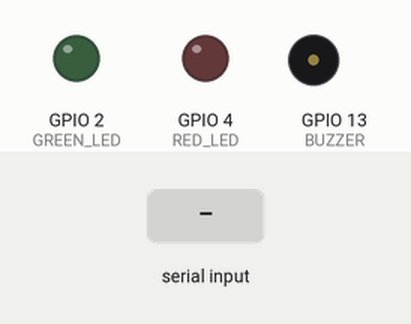
This sketch was run on a simulated ESP32. Parts: output pins drawn as LEDs (lit = HIGH), buzzer (waves = sounding, pin HIGH). Dashed ring = blinking. The inputs (shaded band) are chosen by the test bench. What the sketch prints to the serial monitor is not drawn.

Above: at 2.2 s.
2.3 s: "A" received over Serial
At 2.4 s:
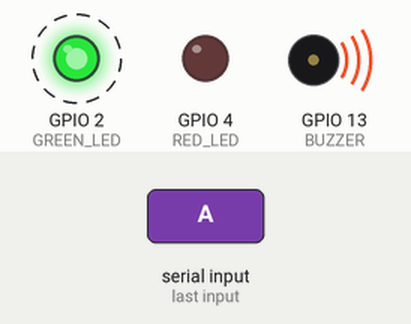
4.3 s: "U" received over Serial
At 4.8 s:
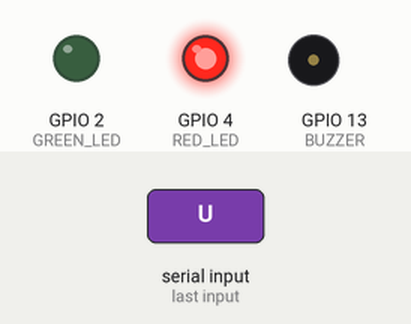
Timing chart, 0 to 7.3 s (numbered marks = the images above; inputs shaded):
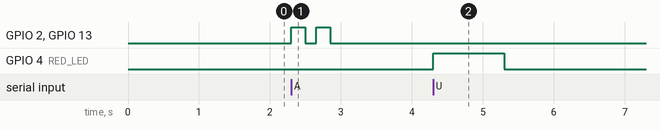

Measured:
- after the input at 2.3 s, GPIO 2 (GREEN_LED), GPIO 13 (BUZZER): alternates HIGH for 0.20 s and LOW for 0.15 s, 4 changes in all, then stays LOW, starting at once
- after the input at 4.3 s, GPIO 4 (RED_LED): LOW → HIGH at once, → LOW 1.0 s later

The sketch:

esp32_attendance.ino
```cpp
/*
 * Smart Attendance System - ESP32 Controller
 * FINAL VERSION - Buzzer only for attendance events
 *
 * Hardware Connections:
 * - Red LED: GPIO 4
 * - Green LED: GPIO 2
 * - Buzzer: GPIO 13
 *
 * Behavior:
 * G - New Attendance: Green 1 long blink + 1 long beep ✅
 * A - Already Marked: Green 2 quick blinks + 2 quick beeps ✅
 * U - Unrecognized:   Red 1 long blink (NO BUZZER) 🔇
 * E - Error:          Red 2 quick blinks (NO BUZZER) 🔇
 */

#define RED_LED 4
#define GREEN_LED 2
#define BUZZER 13

void setup() {
  Serial.begin(115200);

  pinMode(RED_LED, OUTPUT);
  pinMode(GREEN_LED, OUTPUT);
  pinMode(BUZZER, OUTPUT);

  // All OFF
  digitalWrite(RED_LED, LOW);
  digitalWrite(GREEN_LED, LOW);
  digitalWrite(BUZZER, LOW);

  delay(1000);

  Serial.println("READY");
}

void loop() {
  if (Serial.available() > 0) {
    char command = Serial.read();

    switch(command) {
      case 'G':
      case 'g':
        handleNewAttendance();
        break;

      case 'A':
      case 'a':
        handleAlreadyMarked();
        break;

      case 'U':
      case 'u':
        handleUnrecognized();
        break;

      case 'E':
      case 'e':
        handleError();
        break;
    }
  }
}

// G - New Attendance: GREEN 1 LONG BLINK + 1 LONG BEEP
void handleNewAttendance() {
  digitalWrite(GREEN_LED, HIGH);
  digitalWrite(BUZZER, HIGH);
  delay(1000);
  digitalWrite(GREEN_LED, LOW);
  digitalWrite(BUZZER, LOW);
}

// A - Already Marked: GREEN 2 QUICK BLINKS + 2 QUICK BEEPS
void handleAlreadyMarked() {
  // Blink 1
  digitalWrite(GREEN_LED, HIGH);
  digitalWrite(BUZZER, HIGH);
  delay(200);
  digitalWrite(GREEN_LED, LOW);
  digitalWrite(BUZZER, LOW);
  delay(150);

  // Blink 2
  digitalWrite(GREEN_LED, HIGH);
  digitalWrite(BUZZER, HIGH);
  delay(200);
  digitalWrite(GREEN_LED, LOW);
  digitalWrite(BUZZER, LOW);
}

// U - Unrecognized: RED 1 LONG BLINK (NO BUZZER)
void handleUnrecognized() {
  digitalWrite(RED_LED, HIGH);
  delay(1000);
  digitalWrite(RED_LED, LOW);
}

// E - Error: RED 2 QUICK BLINKS (NO BUZZER)
void handleError() {
  // Blink 1
  digitalWrite(RED_LED, HIGH);
  delay(200);
  digitalWrite(RED_LED, LOW);
  delay(150);

  // Blink 2
  digitalWrite(RED_LED, HIGH);
  delay(200);
  digitalWrite(RED_LED, LOW);
}
```
